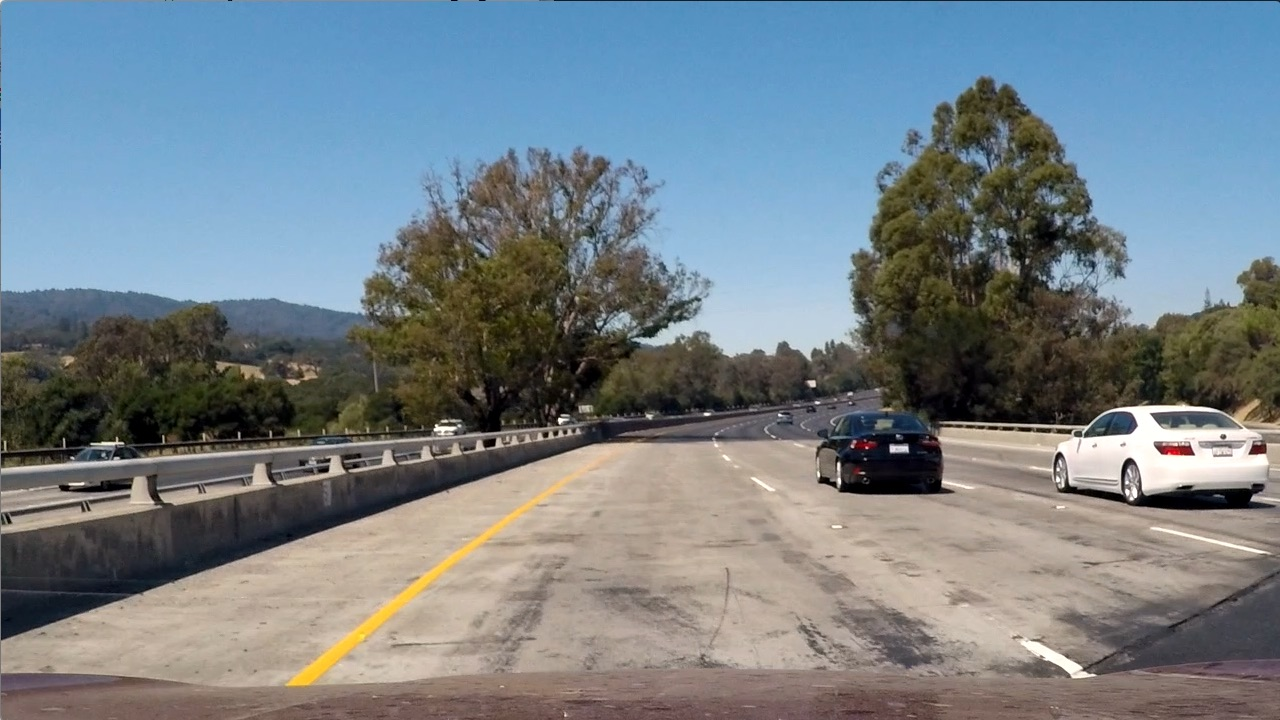
#> input picture test_images/test1.jpg, 1280 x 720 px
$ python undistort.py
#> lines starting #> are read from the running program, lines starting #| are printed output that depends on the picture
import numpy as np
import cv2


calibration = np.load('camera_cal/calib.npz')
#> (reads camera_cal/calib.npz from the repository)
#> further down, img is the input picture: shape (720, 1280, 3); mean B, G, R 135.5, 128.7, 117.5
mtx = calibration['mtx']
dist = calibration['dist']


def undistort(img):
    """Undistort an image using the lecture approach (getOptimalNewCameraMatrix)."""
    h, w = img.shape[:2]
#> h = 720; w = 1280
    newCameraMtx, roi = cv2.getOptimalNewCameraMatrix(mtx, dist, (w, h), 0, (w, h))
#> roi = (0, 0, 1279, 719)
    return cv2.undistort(img, mtx, dist, None, newCameraMtx)
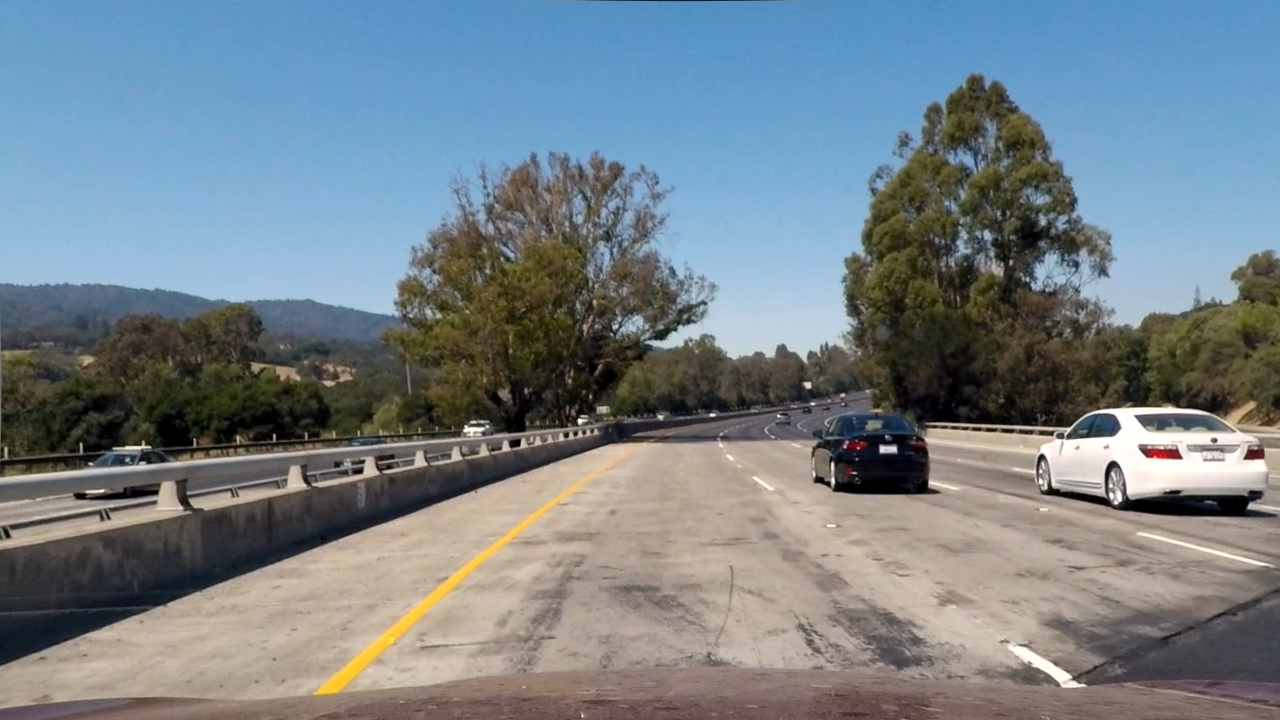
#> returned value: shape (720, 1280, 3); mean of channels 0, 1, 2 136.2, 129.1, 117.5; drawn as B, G, R

if __name__ == '__main__':
    img = cv2.imread('test_images/test1.jpg')
    undistortedImg = undistort(img)

    cv2.imwrite('docs/test1_undistorted.png', np.hstack((img, undistortedImg)))
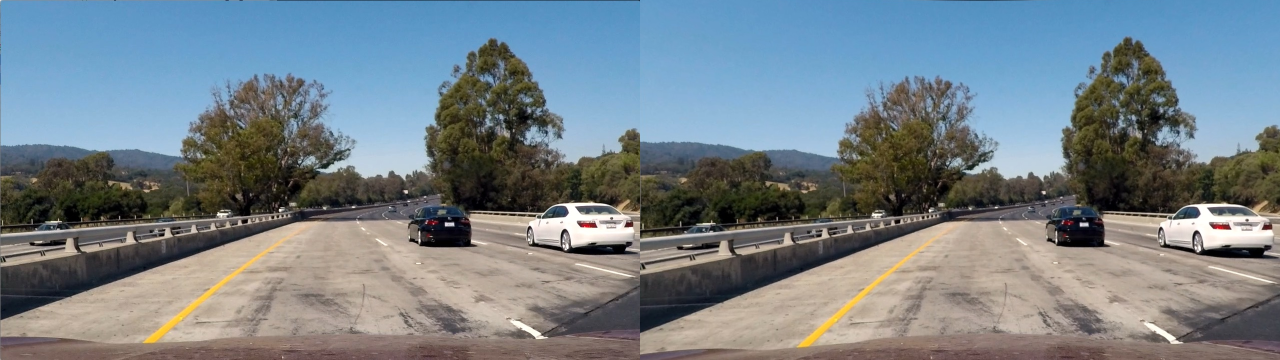
#> saved as test1_undistorted.png: shape (720, 2560, 3) (shown at 1/2 size); mean B, G, R 135.9, 128.9, 117.5

    cv2.imshow('Original | Undistorted', np.hstack((img, undistortedImg)))
    cv2.waitKey(0)
    cv2.destroyAllWindows()
